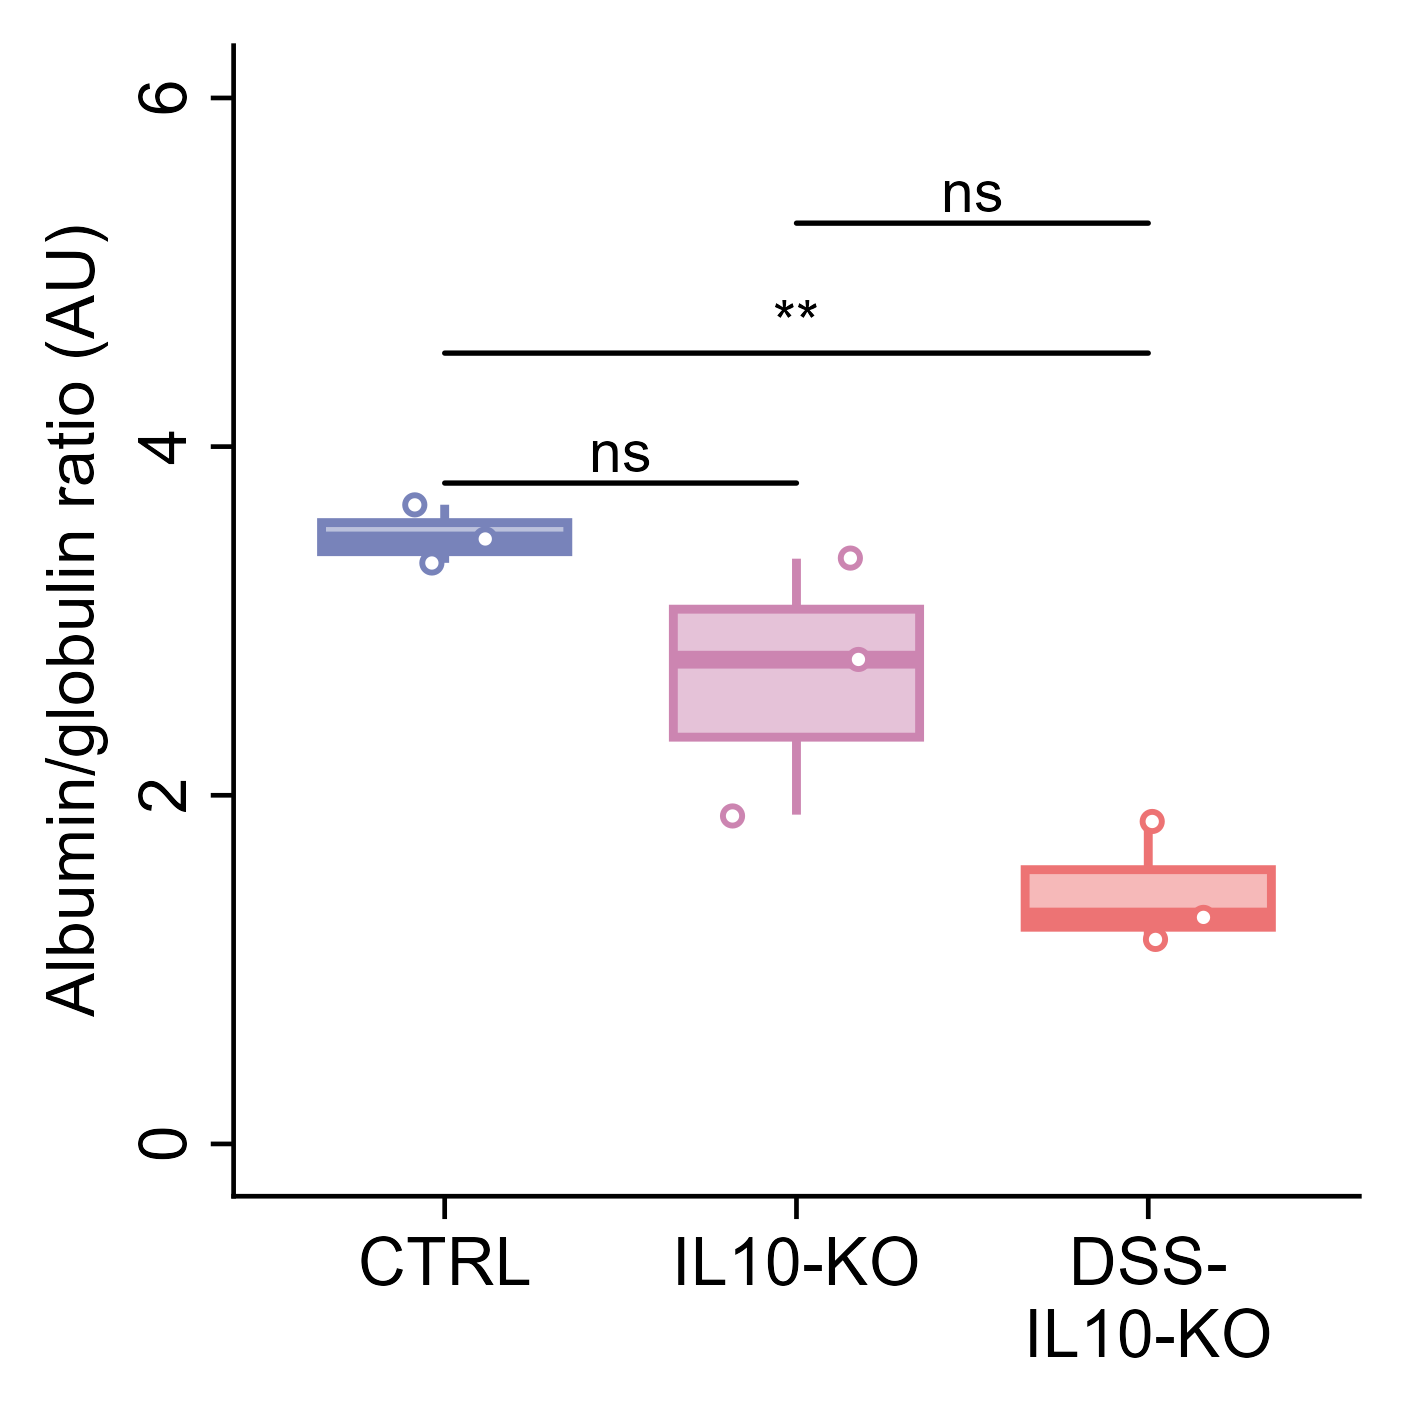

The R source for this figure:
# ============================================================
# Albumin/Globulin (A/G) Ratio Analysis
# Revised for Diabetologia Journal Submission
# Unpaired t-test throughout - uniform across panel
# One-way ANOVA as overall omnibus test
# Three groups: CTRL, IL10-KO, DSS-IL10-KO
# ============================================================

# 0) Clear workspace and set working directory
rm(list = ls())
# Set the working directory to this script's own folder before running
# (e.g. in RStudio: Session > Set Working Directory > To Source File Location)

# 1) Load required libraries
library(ggplot2)
library(dplyr)
library(readr)
library(tidyr)
library(ggpubr)
library(rstatix)

# 2) Define Diabetologia colour palette
diabetologia_colors <- c(
  "CTRL"        = rgb(120, 131, 186, maxColorValue = 255),
  "IL10-KO"     = rgb(204, 133, 177, maxColorValue = 255),
  "DSS-IL10-KO" = rgb(237, 115, 116, maxColorValue = 255)
)

# 3) Define pairwise comparisons
my_comparisons <- list(
  c("CTRL", "IL10-KO"),
  c("CTRL", "DSS-IL10-KO"),
  c("IL10-KO", "DSS-IL10-KO")
)

# ============================================================
# 4) Import and calculate A/G ratio
# ============================================================
cat("\n=== LOADING BLOOD CHEMISTRY DATA ===\n")
bc_data <- read_csv("Fig_1d_Data_BC.csv")
bc_data <- bc_data %>%
  filter(Replicate %in% c("Rep1", "Rep2", "Rep3")) %>%
  mutate(Value = as.numeric(Value)) %>%
  filter(!is.na(Value))

cat("\n=== CALCULATING ALBUMIN/GLOBULIN RATIO ===\n")

ag_ratio <- bc_data %>%
  filter(Parameter %in% c("ALB", "GLOB")) %>%
  select(Group, Replicate, Parameter, Value) %>%
  pivot_wider(names_from = Parameter, values_from = Value) %>%
  filter(!is.na(ALB) & !is.na(GLOB) & GLOB != 0) %>%
  mutate(AG_Ratio = ALB / GLOB)

ag_ratio$Group <- factor(ag_ratio$Group,
                         levels = c("CTRL", "IL10-KO", "DSS-IL10-KO"))

cat("\nCalculated A/G Ratios:\n")
print(ag_ratio %>% select(Group, Replicate, ALB, GLOB, AG_Ratio))

write.csv(ag_ratio,
          file      = "Fig_1d_Data_AG_Ratio.csv",
          row.names = FALSE)
cat("✓ A/G ratio data exported\n")

cat("\nSample sizes per group:\n")
print(table(ag_ratio$Group))

# ============================================================
# 5) NORMALITY TESTING (informational only)
# ============================================================
cat("\n=== NORMALITY TESTING (Shapiro-Wilk, informational only) ===\n")

normality_results <- data.frame()

for (grp in levels(ag_ratio$Group)) {
  data_subset <- ag_ratio %>%
    filter(Group == grp) %>%
    pull(AG_Ratio)
  
  if (length(data_subset) >= 3) {
    shapiro_result <- shapiro.test(data_subset)
    
    normality_results <- rbind(normality_results, data.frame(
      Group     = grp,
      n         = length(data_subset),
      Shapiro_W = round(shapiro_result$statistic, 4),
      Shapiro_p = round(shapiro_result$p.value, 4),
      Normal    = shapiro_result$p.value > 0.05,
      Test_Used = "Unpaired t-test (uniform across panel)"
    ))
    
    cat(sprintf("%s: W = %.4f, p = %.4f (%s)\n",
                grp,
                shapiro_result$statistic,
                shapiro_result$p.value,
                ifelse(shapiro_result$p.value > 0.05,
                       "Normal", "Non-normal")))
  }
}

write.csv(normality_results,
          file      = "Fig_1d_Normality_Results.csv",
          row.names = FALSE)
cat("\n✓ Normality results exported (informational only)\n")

# ============================================================
# 6) OVERALL TEST - ONE-WAY ANOVA
# ============================================================
cat("\n=== ONE-WAY ANOVA (overall omnibus test) ===\n")

anova_result  <- aov(AG_Ratio ~ Group, data = ag_ratio)
anova_summary <- summary(anova_result)
print(anova_summary)

anova_p <- anova_summary[[1]][["Pr(>F)"]][1]
cat(sprintf("\nF = %.4f, p = %.4f\n",
            anova_summary[[1]][["F value"]][1], anova_p))

if (anova_p < 0.05) {
  cat("Overall ANOVA significant → proceed with pairwise comparisons\n")
} else {
  cat("Overall ANOVA not significant → pairwise tests reported for completeness\n")
}

# ============================================================
# 7) PAIRWISE COMPARISONS - UNPAIRED T-TEST THROUGHOUT
# ============================================================
cat("\n=== PERFORMING PAIRWISE UNPAIRED T-TESTS ===\n")

posthoc_result <- compare_means(
  formula     = AG_Ratio ~ Group,
  data        = ag_ratio,
  method      = "t.test",      # Uniform unpaired t-test throughout
  paired      = FALSE,
  comparisons = my_comparisons
) %>%
  mutate(
    p        = signif(p, 3),
    p.signif = case_when(
      p < 0.001 ~ "***",
      p < 0.01  ~ "**",
      p < 0.05  ~ "*",
      TRUE      ~ "ns"
    ),
    Test_Method = "unpaired t-test"
  ) %>%
  rename(Variable = .y.) %>%
  select(Variable, group1, group2, Test_Method, p, p.signif)

cat("\n=== Pairwise Results (uncorrected, unpaired t-test) ===\n")
print(posthoc_result)

write.csv(posthoc_result,
          file      = "Fig_1d_Statistical_Tests.csv",
          row.names = FALSE)
cat("\n✓ Statistical test results exported to Fig_1d_Statistical_Tests.csv\n")

# ============================================================
# 8) Summary statistics
# ============================================================
summary_stats <- ag_ratio %>%
  group_by(Group) %>%
  summarise(
    n      = n(),
    mean   = round(mean(AG_Ratio, na.rm = TRUE), 2),
    sd     = round(sd(AG_Ratio,   na.rm = TRUE), 2),
    sem    = round(sd(AG_Ratio,   na.rm = TRUE) / sqrt(n()), 2),
    median = round(median(AG_Ratio, na.rm = TRUE), 2),
    min    = round(min(AG_Ratio,  na.rm = TRUE), 2),
    max    = round(max(AG_Ratio,  na.rm = TRUE), 2),
    .groups = "drop"
  ) %>%
  mutate(Mean_SEM = paste0(mean, " ± ", sem))

print(summary_stats)

write.csv(summary_stats,
          file      = "Fig_1d_Summary_AG_Ratio.csv",
          row.names = FALSE)
cat("✓ Summary statistics exported to Fig_1d_Summary_AG_Ratio.csv\n")

# ============================================================
# 9) PLOT - UNPAIRED T-TEST THROUGHOUT (consistent with CSV)
# ============================================================
cat("\n=== GENERATING BOXPLOT ===\n")

x_labels <- c("CTRL", "IL10-KO", "DSS-\nIL10-KO")
names(x_labels) <- c("CTRL", "IL10-KO", "DSS-IL10-KO")

boxplot_ag <- ggboxplot(
  ag_ratio, x = "Group", y = "AG_Ratio",
  color  = "Group", fill = "Group",
  alpha  = 0.5, add = "jitter",
  add.params = list(color = "Group", shape = 21,
                    fill  = "white", size  = 0.75),
  palette       = diabetologia_colors,
  outlier.shape = NA
) +
  lims(y = c(0, 6)) +
  labs(y = "Albumin/globulin ratio (AU)",
       x = "Experimental group") +
  scale_x_discrete(labels = x_labels) +
  theme_classic() +
  theme(
    legend.position  = "none",
    axis.title.y     = element_text(size = 8),
    axis.title.x     = element_blank(),
    axis.text.x      = element_text(size = 8, colour = "black"),
    axis.text.y      = element_text(size = 8, colour = "black",
                                    angle = 90, hjust = 0.5),
    axis.line        = element_line(colour = "black",
                                    linewidth = 0.75 / .pt),
    axis.ticks       = element_line(colour = "black",
                                    linewidth = 0.75 / .pt)
  ) +
  stat_compare_means(
    comparisons   = my_comparisons,
    method        = "t.test",    # Consistent with CSV export
    paired        = FALSE,
    tip.length    = 0.0,
    step.increase = 0.3,
    label         = "p.signif", # Uncorrected p values
    size          = 2.5,
    bracket.size  = 0.3
  )

print(boxplot_ag)

ggsave(filename = "Fig_1d_Boxplot_AG_Ratio.png",
       plot = boxplot_ag,
       scale = 1, width = 5.95, height = 6.0,
       units = "cm", dpi = 600, limitsize = FALSE)

ggsave(filename = "Fig_1d_Boxplot_AG_Ratio.svg",
       plot = boxplot_ag,
       scale = 1, width = 5.95, height = 6.0,
       units = "cm", limitsize = FALSE)

cat("✓ Boxplot saved in PNG and SVG formats\n")

# ============================================================
# 10) Summary
# ============================================================
cat("\n", rep("=", 60), "\n", sep = "")
cat("ANALYSIS COMPLETE\n")
cat(rep("=", 60), "\n", sep = "")
cat("\nGenerated files:\n")
cat(" 1. Fig_1d_Normality_Results.csv  (informational only)\n")
cat(" 2. Fig_1d_Statistical_Tests.csv  (unpaired t-test, uncorrected p)\n")
cat(" 3. Fig_1d_Boxplot_AG_Ratio.png   (600 dpi)\n")
cat(" 4. Fig_1d_Boxplot_AG_Ratio.svg   (vector format)\n")
cat(" 5. Fig_1d_Data_AG_Ratio.csv      (calculated ratios)\n")
cat(" 6. Fig_1d_Summary_AG_Ratio.csv   (descriptive statistics)\n")
cat("\nStatistical approach:\n")
cat(" - Overall test: one-way ANOVA (omnibus)\n")
cat(" - Pairwise: unpaired t-test throughout (uniform across panel)\n")
cat(" - Uncorrected p values reported\n")
cat(" - Normality tests retained for transparency (informational)\n")
cat(rep("=", 60), "\n", sep = "")
